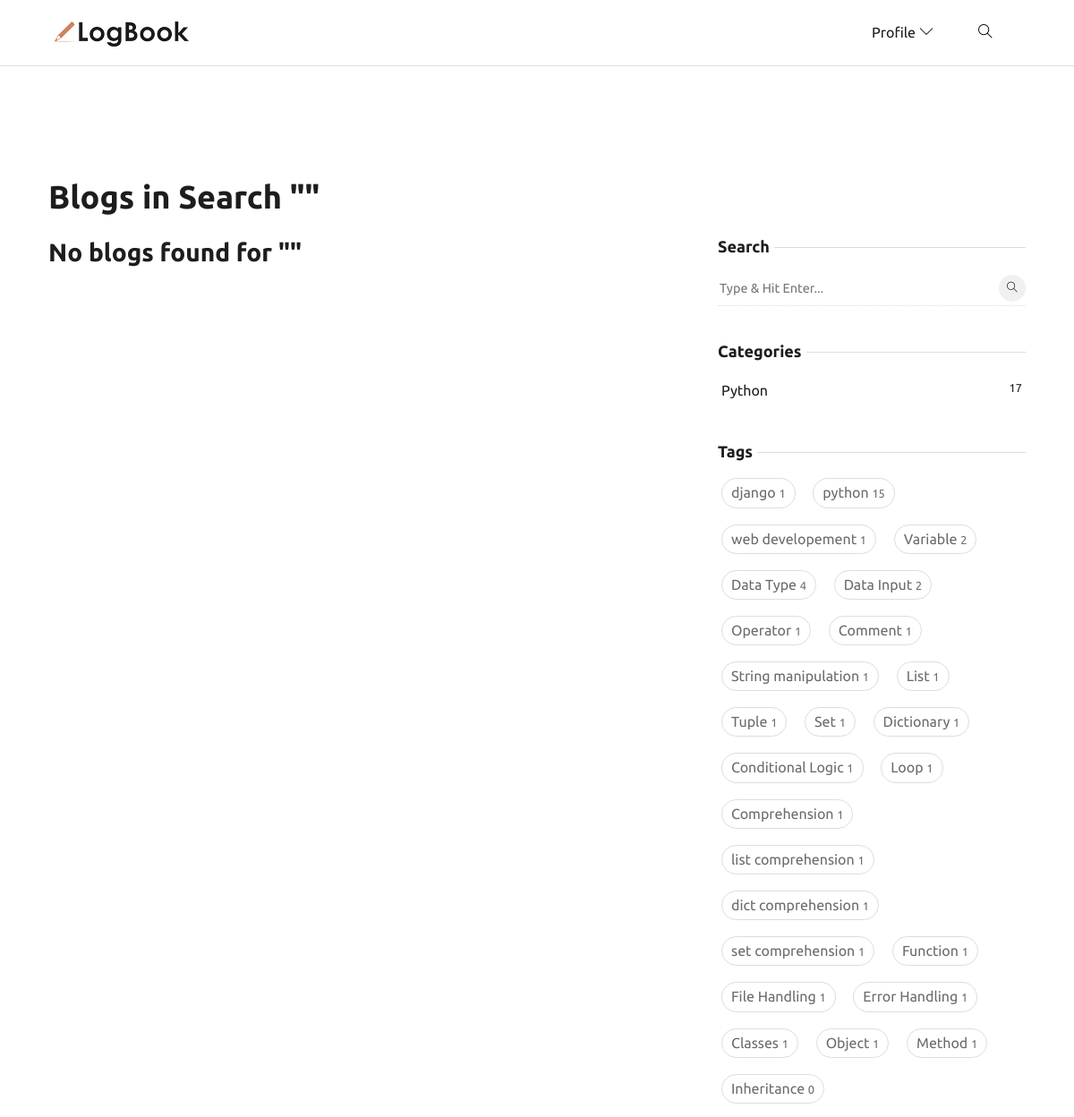
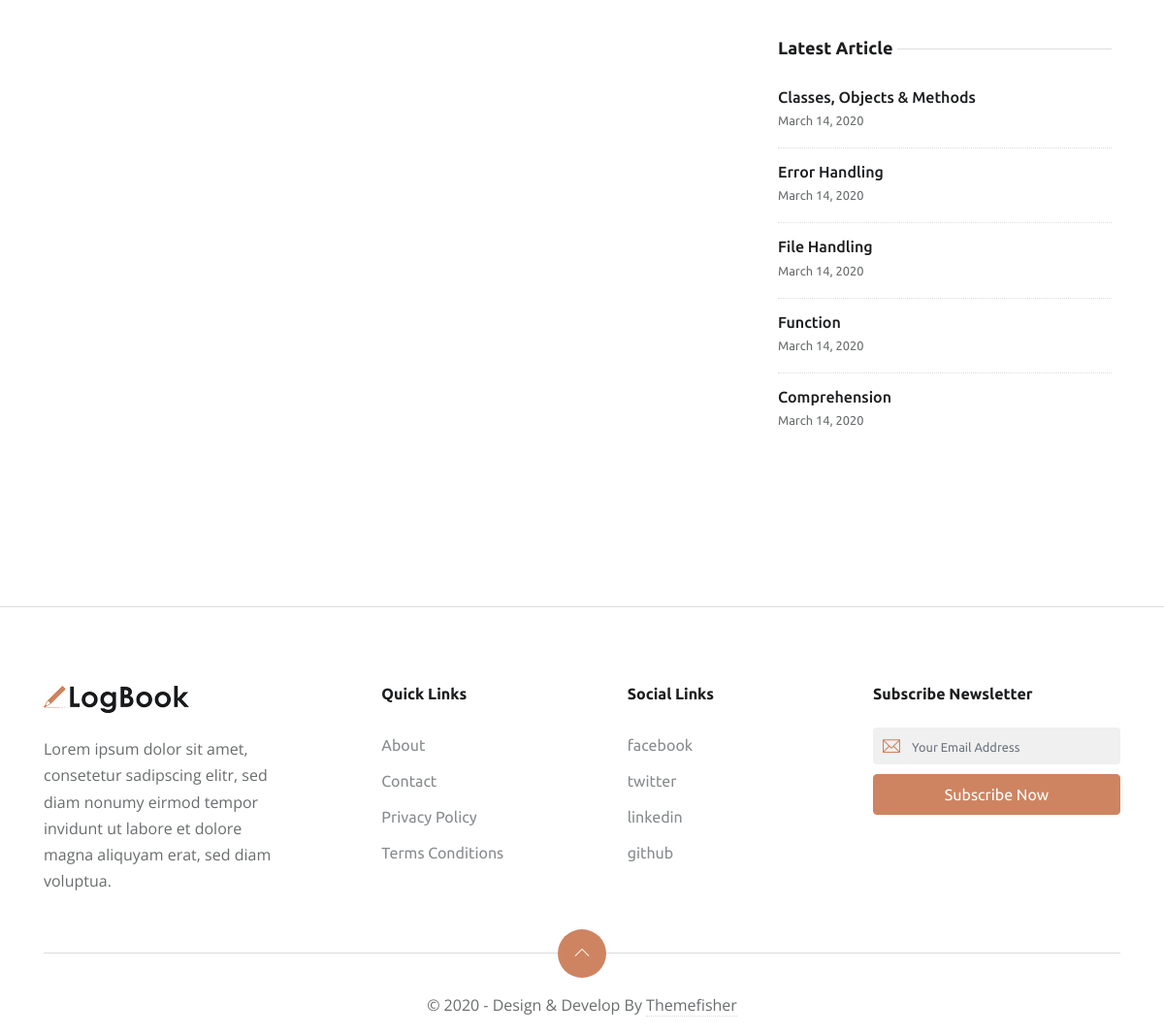
The app's page /search/ with its own data (2 pictures, top to bottom).
### app_home/models.py (models this page shows, shortened)
class Category(models.Model):
    title = models.CharField(max_length=50, unique=True)
    slug = models.SlugField(unique=True, blank=True, null=True, max_length=300)
    class Meta:
        verbose_name = "Category"
        verbose_name_plural = "Categories"

class Tag(models.Model):
    title = models.CharField(max_length=50, unique=True)
    slug = models.SlugField(unique=True, blank=True, null=True, max_length=300)

class Blog(models.Model):
    author = models.ForeignKey(
        settings.AUTH_USER_MODEL,
        related_name='user_blogs',
        on_delete=models.CASCADE
    )
    title = models.CharField(max_length=100, unique=True)
    slug = models.SlugField(unique=True, blank=True, null=True, max_length=300)
    content = RichTextUploadingField()
    category = models.ForeignKey(
        Category,
        related_name='category_blogs',
        on_delete=models.CASCADE
    )
    tags = models.ManyToManyField(Tag, related_name='tag_blogs')
    created_date = models.DateTimeField(auto_now_add=True)
    updated_date = models.DateTimeField(auto_now=True)
    class Meta:
        ordering = ['-created_date']

### app_home/views.py (the view)
# urls.py: path('search/', SearchResultsView.as_view(), name='search'),
class SearchResultsView(ListView):
    model = Blog
    template_name = 'blog/search_results.html'
    context_object_name = 'blogs'
    def get_queryset(self):
        query = self.request.GET.get('q', '')
        if query:
            return Blog.objects.filter(
                Q(title__icontains=query) |
                Q(content__icontains=query) |
                Q(tags__title__icontains=query) |
                Q(category__title__icontains=query) |
                Q(author__username__icontains=query)
            ).distinct()
        else:
            return Blog.objects.none()
    def get_context_data(self, **kwargs):
        context = super().get_context_data(**kwargs)
        context['search_query'] = self.request.GET.get('q', '')
        return context

### app_home/context_processors.py (called while the page is built)
def get_all_categories(request):
    categories = Category.objects.all()
    return {'categories': categories}

def get_all_tags(request):
    tags = Tag.objects.all()
    return {'tags': tags}

def get_recent_blogs(request):
    recent_blogs = Blog.objects.order_by('-created_date')[:5]
    return {'recent_blogs': recent_blogs}

### templates/blog/search_results.html (shortened to what this page needs)
{% extends 'base/base.html' %}
{% load static %}
{% load custom_filters %}
{% block content %}
<section class="section">
    <div class="container p-4">
        <h2 class="mb-4">Blogs in Search "{{ search_query }}"</h2>
        <div class="row">
            {% if blogs %}
            <div class="col-lg-8 mb-5 mb-lg-0">
                {% for blog in blogs %}
                <article class="row p-3 mb-4 blog-card">
                    <!-- <div class="col-md-4 mb-4 mb-md-0">
                        <div class="post-slider slider-sm">
                            {% for img in blog.blog_images.all %}
                            <a href="{{ img.image.url }}" data-lightbox="blog-{{ blog.id }}"
                                data-title="{{ blog.title }}">
                                <img loading="lazy" src="{{ img.image.url }}" class="img-fluid" alt="{{ blog.title }}">
                            </a>
                            {% endfor %}
                        </div>
                    </div> -->
                    <div class="col-md-12">
                        <h3 class="h3"><a class="post-title" href="{{ blog.get_absolute_url }}">{{ blog.title }}</a>
                        </h3>
                        <ul class="list-inline post-meta mb-2">
                            <li class="list-inline-item"><i class="ti-user mr-2"></i>
                                <a href="{% url 'profile' blog.author.username %}">
                                    {{ blog.author.get_full_name|default:blog.author.username }}
                                </a>
                            </li>
                            <li class="list-inline-item">Date: {{ blog.created_date|date:"F d, Y" }}</li>
                            <li class="list-inline-item">
                                Categories: <a href="{% url 'category-blogs' blog.category.slug %}" class="ml-1">
                                    {{ blog.category.title }}
                                </a>
                            </li>
                            <li class="list-inline-item">Tags:
                                {% for tag in blog.tags.all %}
                                <a href="{% url 'tag-blogs' tag.slug %}" class="ml-1">{{ tag.title }}</a>
                                {% if not forloop.last %},{% endif %}
                                {% endfor %}
                            </li>
                        </ul>
                        <p>{{ blog.content|truncatewords:40|safe }}</p>
                        <a href="{% url 'blog-detail' blog.slug %}" class="btn btn-outline-primary">
                            Continue Reading
                        </a>
                    </div>
                </article>
                {% endfor %}
            </div>
            {% else %}
            <div class="col-lg-8 mb-5 mb-lg-0">
                <h3 class="mb-4">No blogs found for "{{ search_query }}"</h3>
            </div>
            {% endif %}
            <div class="col-lg-4">
                <aside class="fixed-sidebar">
                    {% include 'base/sideber.html' %}
                </aside>
            </div>
        </div>
    </div>
</section>
{% endblock content %}
{% block footer %}
{% include 'base/footer.html' %}
{% endblock footer %}

### templates/base/sideber.html
{% load static %}
<div class="widget">
   <h5 class="widget-title"><span>Search</span></h5>
   <form action="{% url 'search' %}" class="widget-search">
      <input id="search-query" name="q" type="search" placeholder="Type &amp; Hit Enter...">
      <button type="submit"><i class="ti-search"></i>
      </button>
   </form>
</div>
<div class="widget">
   <h5 class="widget-title"><span>Categories</span></h5>
   <ul class="list-unstyled widget-list">
      {% for cat in categories %}
      <li class="cate-card p-1">
         <a href="{% url 'category-blogs' cat.slug %}" class="d-flex">
            {{cat.title}}
            <small class="ml-auto">{{cat.category_blogs.count}}</small>
         </a>
      </li>
      {% endfor %}
   </ul>
</div>
<div class="widget">
   <h5 class="widget-title"><span>Tags</span></h5>
   <ul class="list-inline widget-list-inline">
      {% for tag in tags %}
      <li class="list-inline-item cate-card p-1">
         <a href="{% url 'tag-blogs' tag.slug %}">
            {{tag.title}}
            <small class="ml-auto">{{tag.tag_blogs.count}}</small></a>
      </li>
      {% endfor %}
   </ul>
</div>
<div class="widget">
   <h5 class="widget-title"><span>Latest Article</span></h5>
   <ul class="list-unstyled widget-list">
      {% for blog in recent_blogs %}
      <li class="media widget-post align-items-center">
         <div class="media-body">
            <h5 class="h6 mb-0"><a href="">{{blog.title}}</a>
            </h5>
            <small>March 14, 2020</small>
         </div>
      </li>
      {% endfor %}
   </ul>
</div>

### static/css/style.css (style rules this page uses)
body { line-height: 1.7; font-family: 'Ubuntu', sans-serif; -webkit-font-smoothing: antialiased; color: #696c6d; font-size: 16px; }
h1, h2, h3, h4, h5, h6 { color: #1c1d1f; font-family: 'Ubuntu', sans-serif; font-weight: 600; line-height: 1.2; }
h2, .h2 { font-size: 36px; }
h3, .h3 { font-size: 28px; }
h5, .h5 { font-size: 18px; }
h6, .h6 { font-size: 16px; }
body { background-color: #fff; overflow-x: hidden; }
a, a:hover, a:focus { text-decoration: none; }
a, button, select { cursor: pointer; transition: 0.2s ease; }
.section { padding-top: 100px; padding-bottom: 100px; }
.widget { background: #fff; margin-bottom: 40px; }
.widget-title { position: relative; margin-bottom: 15px; }
.widget-title span { background: #fff; position: relative; padding-right: 5px; z-index: 1; }
.widget-title::before { position: absolute; content: ""; right: 0; height: 1px; width: 100%; background: #ddd; top: 50%; }
.widget-search { position: relative; }
.widget-search input { border: 0; border-bottom: 1px dotted #ddd; width: 100%; height: 40px; }
.widget-search input::placeholder { font-size: 90%; }
.widget-search button { height: 30px; width: 30px; line-height: 30px; display: inline-block; padding: 0; background: #f0f0f0; color: #1c1d1f; text-align: center; border-radius: 50%; position: absolute; right: 0; top: 5px; border: 0; font-size: 12px; }
.widget-list li { padding: 5px 0; }
.widget-list li:not(:last-child) { border-bottom: 1px dotted #ddd; }
.widget-list li a { color: #1c1d1f; }
.widget-list-inline li { margin-bottom: 10px; }
.widget-list-inline li a { padding: 2px 10px; border: 1px solid #ddd; border-radius: 40px; display: block; color: #696c6d; }
.widget-post { padding: 15px 0 !important; }
.fixed-sidebar { position: sticky; top: 120px; }

### records on screen
Category: title "Python", category_blogs.count "17"
Tag: title "django", tag_blogs.count "1"
Tag: title "python", tag_blogs.count "15"
Tag: title "web developement", tag_blogs.count "1"
Tag: title "Variable", tag_blogs.count "2"
Tag: title "Data Type", tag_blogs.count "4"
Tag: title "Data Input", tag_blogs.count "2"
Tag: title "Operator", tag_blogs.count "1"
Tag: title "Comment", tag_blogs.count "1"
Tag: title "String manipulation", tag_blogs.count "1"
Tag: title "List", tag_blogs.count "1"
Tag: title "Tuple", tag_blogs.count "1"
Tag: title "Set", tag_blogs.count "1"
Tag: title "Dictionary", tag_blogs.count "1"
Tag: title "Conditional Logic", tag_blogs.count "1"
Tag: title "Loop", tag_blogs.count "1"
Tag: title "Comprehension", tag_blogs.count "1"
Tag: title "list comprehension", tag_blogs.count "1"
Tag: title "dict comprehension", tag_blogs.count "1"
Tag: title "set comprehension", tag_blogs.count "1"
Tag: title "Function", tag_blogs.count "1"
Tag: title "File Handling", tag_blogs.count "1"
Tag: title "Error Handling", tag_blogs.count "1"
Tag: title "Classes", tag_blogs.count "1"
Tag: title "Object", tag_blogs.count "1"
Tag: title "Method", tag_blogs.count "1"
Tag: title "Inheritance", tag_blogs.count "0"
Blog: title "Classes, Objects & Methods"
Blog: title "Error Handling"
Blog: title "File Handling"
Blog: title "Function"
Blog: title "Comprehension"
